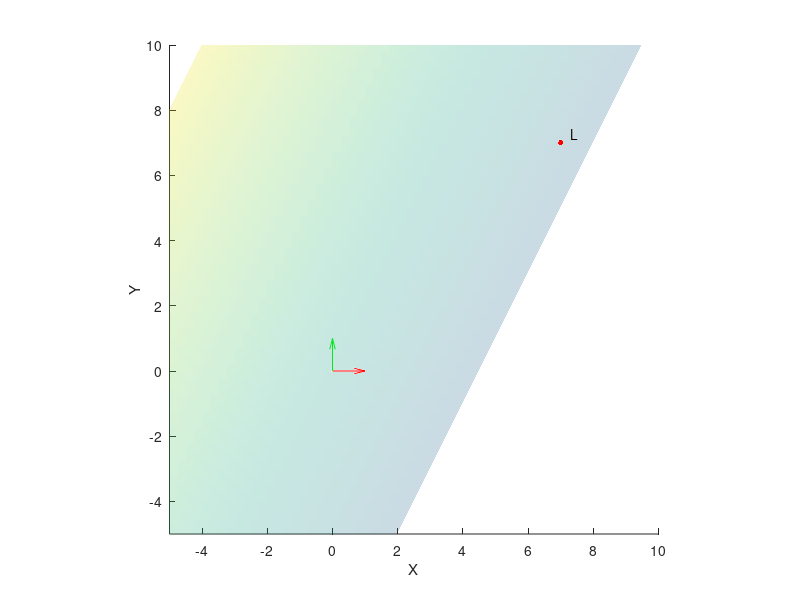

The MATLAB source for this figure:
MIN_LIM = -5;
MAX_LIM = 10;
STEP = .25;

f = figure;
hold on
axis equal
xlim([MIN_LIM MAX_LIM])
ylim([MIN_LIM MAX_LIM])
zlim([MIN_LIM MAX_LIM])
xlabel('X')
ylabel('Y')
zlabel('Z')
% Plot origine assi
quiver3(0,0,0,1,0,0,'Color','r','autoscale','off')
quiver3(0,0,0,0,1,0,'Color','g','autoscale','off')
quiver3(0,0,0,0,0,1,'Color','b','autoscale','off')
% Definizione del punto di intersezione
L = randi([MIN_LIM MAX_LIM], 1, 3);
plot3(L(1), L(2), L(3), '.r', 'MarkerSize', 12);
text(L(1) + .3, L(2) + .3, L(3) + .3, 'L');
% Definizione piano
% 1. Definizione punto nello spazio per il quale passa la retta che vincola l' "inclinazione" del piano rispetto a Z
line = randi([MIN_LIM MAX_LIM], 1, 3);
% 2. Ricavare la matrice Z: l*x+m*y+n*z=0 -> %z=-(l*x+m*y)/n
[X, Y] = meshgrid(MIN_LIM:STEP:MAX_LIM, MIN_LIM:STEP:MAX_LIM);
Z=-(line(1) * X + line(2) * Y)/line(3);
surf(X, Y, Z, 'FaceAlpha', STEP, 'EdgeColor', 'none');
